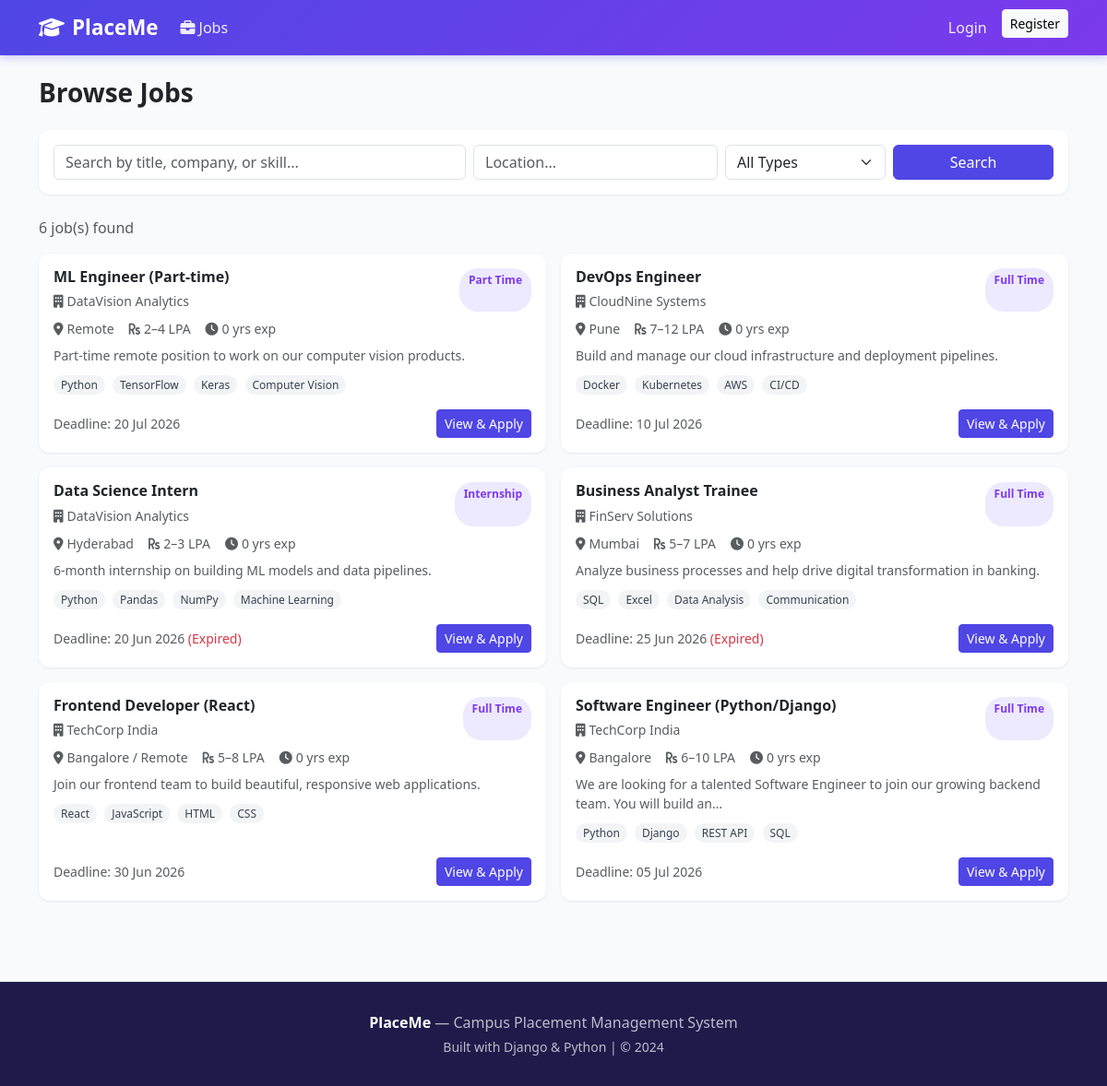
Screenshot of /jobs/ with the database file from the repository.
### jobs/models.py (models this page shows, shortened)
class Job(models.Model):
    JOB_TYPE_CHOICES = [
        ('full_time', 'Full Time'),
        ('part_time', 'Part Time'),
        ('internship', 'Internship'),
        ('contract', 'Contract'),
    ]
    STATUS_CHOICES = [
        ('active', 'Active'),
        ('closed', 'Closed'),
        ('draft', 'Draft'),
    ]
    company = models.ForeignKey(Company, on_delete=models.CASCADE, related_name='jobs')
    title = models.CharField(max_length=200)
    description = models.TextField()
    requirements = models.TextField()
    job_type = models.CharField(max_length=20, choices=JOB_TYPE_CHOICES, default='full_time')
    location = models.CharField(max_length=200)
    salary_min = models.DecimalField(max_digits=10, decimal_places=2, null=True, blank=True)
    salary_max = models.DecimalField(max_digits=10, decimal_places=2, null=True, blank=True)
    experience_years = models.PositiveIntegerField(default=0)
    skills_required = models.TextField(help_text='Comma separated skills')
    deadline = models.DateField()
    status = models.CharField(max_length=20, choices=STATUS_CHOICES, default='active')
    posted_by = models.ForeignKey(User, on_delete=models.SET_NULL, null=True)
    created_at = models.DateTimeField(auto_now_add=True)
    updated_at = models.DateTimeField(auto_now=True)
    class Meta:
        ordering = ['-created_at']
    def is_expired(self):
        return self.deadline < timezone.now().date()
    def get_skills_list(self):
        return [s.strip() for s in self.skills_required.split(',')]

class Company(models.Model):
    name = models.CharField(max_length=200)
    description = models.TextField(blank=True)
    website = models.URLField(blank=True)
    location = models.CharField(max_length=200)
    industry = models.CharField(max_length=100)
    logo = models.ImageField(upload_to='company_logos/', blank=True, null=True)
    created_at = models.DateTimeField(auto_now_add=True)
    class Meta:
        verbose_name_plural = 'Companies'
        ordering = ['name']

### jobs/views.py (the view)
# urls.py: path('jobs/', views.job_list, name='job_list'),
def job_list(request):
    jobs = Job.objects.filter(status='active').select_related('company')
    query = request.GET.get('q', '')
    job_type = request.GET.get('type', '')
    location = request.GET.get('location', '')
    if query:
        jobs = jobs.filter(
            Q(title__icontains=query) |
            Q(company__name__icontains=query) |
            Q(skills_required__icontains=query)
        )
    if job_type:
        jobs = jobs.filter(job_type=job_type)
    if location:
        jobs = jobs.filter(location__icontains=location)
    return render(request, 'jobs/job_list.html', {
        'jobs': jobs,
        'query': query,
        'job_type': job_type,
        'location': location,
        'job_types': Job.JOB_TYPE_CHOICES,
    })

### templates/jobs/job_list.html (shortened to what this page needs)
{% extends 'base.html' %}
{% block content %}
<div class="container py-4">
  <h3 class="fw-bold mb-4">Browse Jobs</h3>
  <div class="card p-3 mb-4">
    <form method="get" class="row g-2">
      <div class="col-md-5">
        <input type="text" name="q" class="form-control" placeholder="Search by title, company, or skill..." value="{{ query }}">
      </div>
      <div class="col-md-3">
        <input type="text" name="location" class="form-control" placeholder="Location..." value="{{ location }}">
      </div>
      <div class="col-md-2">
        <select name="type" class="form-select">
          <option value="">All Types</option>
        </select>
      </div>
      <div class="col-md-2">
        <button type="submit" class="btn btn-primary w-100">Search</button>
      </div>
    </form>
  </div>
  <p class="text-muted mb-3">{{ jobs.count }} job(s) found</p>
  <div class="row g-3">
    {% for job in jobs %}
    <div class="col-md-6">
      <div class="card p-3 h-100 job-card">
        <div class="d-flex justify-content-between mb-2">
          <div>
            <h6 class="fw-bold mb-1">{{ job.title }}</h6>
            <small class="text-muted"><i class="fas fa-building me-1"></i>{{ job.company.name }}</small>
          </div>
          <span class="badge-job">{{ job.get_job_type_display }}</span>
        </div>
        <div class="d-flex gap-3 text-muted small mb-2">
          <span><i class="fas fa-map-marker-alt me-1"></i>{{ job.location }}</span>
          {% if job.salary_min %}<span><i class="fas fa-rupee-sign me-1"></i>{{ job.salary_min|floatformat:0 }}–{{ job.salary_max|floatformat:0 }} LPA</span>{% endif %}
          <span><i class="fas fa-clock me-1"></i>{{ job.experience_years }} yrs exp</span>
        </div>
        <p class="text-muted small mb-2">{{ job.description|truncatechars:100 }}</p>
        <div class="mb-3">
          {% for skill in job.get_skills_list|slice:":4" %}
          <span style="background:#f3f4f6;color:#374151;font-size:.75rem;padding:2px 8px;border-radius:20px;margin-right:4px;">{{ skill }}</span>
          {% endfor %}
        </div>
        <div class="mt-auto d-flex justify-content-between align-items-center">
          <small class="text-muted">Deadline: {{ job.deadline|date:"d M Y" }}{% if job.is_expired %} <span class="text-danger">(Expired)</span>{% endif %}</small>
          <a href="{% url 'job_detail' job.pk %}" class="btn btn-sm btn-primary">View & Apply</a>
        </div>
      </div>
    </div>
    {% empty %}
    <div class="col-12 text-center py-5 text-muted">
      <i class="fas fa-search fa-3x mb-3"></i>
      <h5>No jobs found</h5>
      <p>Try adjusting your search filters</p>
    </div>
    {% endfor %}
  </div>
</div>
{% endblock %}

### templates/base.html (style rules this page uses)
:root { --primary: #4f46e5; --secondary: #7c3aed; }
body { font-family: 'Segoe UI', sans-serif; background: #f8fafc; }
.btn-primary { background: var(--primary); border-color: var(--primary); }
.card { border: none; border-radius: 12px; box-shadow: 0 1px 3px rgba(0,0,0,.08); }
.badge-job { background: #ede9fe; color: #7c3aed; font-weight: 600; font-size: .75rem; padding: 4px 10px; border-radius: 20px; }

### rows the page displays
Job: title "ML Engineer (Part-time)", company.name "DataVision Analytics", job_type "Part Time", location "Remote", salary_min "2", salary_max "4", experience_years "0", description "Part-time remote position to work on our computer vision products.", get_skills_list "Python" "TensorFlow" "Keras" "Computer Vision", deadline "20 Jul 2026"
Job: title "DevOps Engineer", company.name "CloudNine Systems", job_type "Full Time", location "Pune", salary_min "7", salary_max "12", experience_years "0", description "Build and manage our cloud infrastructure and deployment pipelines.", get_skills_list "Docker" "Kubernetes" "AWS" "CI/CD", deadline "10 Jul 2026"
Job: title "Data Science Intern", company.name "DataVision Analytics", job_type "Internship", location "Hyderabad", salary_min "2", salary_max "3", experience_years "0", description "6-month internship on building ML models and data pipelines.", get_skills_list "Python" "Pandas" "NumPy" "Machine Learning", deadline "20 Jun 2026", shows "(Expired)"
Job: title "Business Analyst Trainee", company.name "FinServ Solutions", job_type "Full Time", location "Mumbai", salary_min "5", salary_max "7", experience_years "0", description "Analyze business processes and help drive digital transformation in banking.", get_skills_list "SQL" "Excel" "Data Analysis" "Communication", deadline "25 Jun 2026", shows "(Expired)"
Job: title "Frontend Developer (React)", company.name "TechCorp India", job_type "Full Time", location "Bangalore / Remote", salary_min "5", salary_max "8", experience_years "0", description "Join our frontend team to build beautiful, responsive web applications.", get_skills_list "React" "JavaScript" "HTML" "CSS", deadline "30 Jun 2026"
Job: title "Software Engineer (Python/Django)", company.name "TechCorp India", job_type "Full Time", location "Bangalore", salary_min "6", salary_max "10", experience_years "0", description "We are looking for a talented Software Engineer to join our growing backend team. You will build an…", get_skills_list "Python" "Django" "REST API" "SQL", deadline "05 Jul 2026"

### other values shown
{{ jobs.count }} "6"
